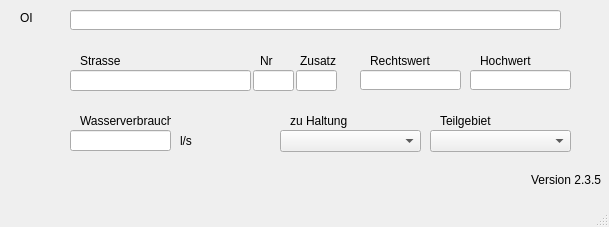
<?xml version="1.0" encoding="UTF-8"?>
<ui version="4.0">
 <class>MainWindow</class>
 <widget class="QMainWindow" name="MainWindow">
  <property name="enabled">
   <bool>true</bool>
  </property>
  <property name="geometry">
   <rect>
    <x>0</x>
    <y>0</y>
    <width>609</width>
    <height>227</height>
   </rect>
  </property>
  <property name="windowTitle">
   <string>MainWindow</string>
  </property>
  <widget class="QWidget" name="centralwidget">
   <widget class="QLabel" name="label_20">
    <property name="geometry">
     <rect>
      <x>290</x>
      <y>110</y>
      <width>81</width>
      <height>21</height>
     </rect>
    </property>
    <property name="text">
     <string>zu Haltung</string>
    </property>
   </widget>
   <widget class="QLabel" name="label">
    <property name="geometry">
     <rect>
      <x>20</x>
      <y>10</y>
      <width>61</width>
      <height>16</height>
     </rect>
    </property>
    <property name="text">
     <string>OI</string>
    </property>
   </widget>
   <widget class="QLabel" name="label_5">
    <property name="geometry">
     <rect>
      <x>80</x>
      <y>110</y>
      <width>91</width>
      <height>21</height>
     </rect>
    </property>
    <property name="text">
     <string>Wasserverbrauch</string>
    </property>
   </widget>
   <widget class="QLabel" name="label_22">
    <property name="geometry">
     <rect>
      <x>440</x>
      <y>110</y>
      <width>71</width>
      <height>21</height>
     </rect>
    </property>
    <property name="text">
     <string>Teilgebiet</string>
    </property>
   </widget>
   <widget class="QLineEdit" name="OI">
    <property name="geometry">
     <rect>
      <x>70</x>
      <y>10</y>
      <width>491</width>
      <height>20</height>
     </rect>
    </property>
   </widget>
   <widget class="QLineEdit" name="wasserverbrauch">
    <property name="geometry">
     <rect>
      <x>70</x>
      <y>130</y>
      <width>101</width>
      <height>21</height>
     </rect>
    </property>
   </widget>
   <widget class="QComboBox" name="haltnam">
    <property name="geometry">
     <rect>
      <x>280</x>
      <y>130</y>
      <width>141</width>
      <height>22</height>
     </rect>
    </property>
   </widget>
   <widget class="QComboBox" name="teilgebiet">
    <property name="geometry">
     <rect>
      <x>430</x>
      <y>130</y>
      <width>141</width>
      <height>22</height>
     </rect>
    </property>
   </widget>
   <widget class="QLabel" name="label_3">
    <property name="geometry">
     <rect>
      <x>370</x>
      <y>50</y>
      <width>61</width>
      <height>21</height>
     </rect>
    </property>
    <property name="font">
     <font>
      <weight>50</weight>
      <bold>false</bold>
     </font>
    </property>
    <property name="text">
     <string>Rechtswert</string>
    </property>
   </widget>
   <widget class="QLineEdit" name="Rechtswert">
    <property name="geometry">
     <rect>
      <x>360</x>
      <y>70</y>
      <width>101</width>
      <height>20</height>
     </rect>
    </property>
   </widget>
   <widget class="QLabel" name="label_6">
    <property name="geometry">
     <rect>
      <x>180</x>
      <y>130</y>
      <width>31</width>
      <height>21</height>
     </rect>
    </property>
    <property name="text">
     <string>l/s</string>
    </property>
   </widget>
   <widget class="QLabel" name="label_4">
    <property name="geometry">
     <rect>
      <x>480</x>
      <y>50</y>
      <width>51</width>
      <height>21</height>
     </rect>
    </property>
    <property name="font">
     <font>
      <weight>50</weight>
      <bold>false</bold>
     </font>
    </property>
    <property name="text">
     <string>Hochwert</string>
    </property>
   </widget>
   <widget class="QLineEdit" name="Hochwert">
    <property name="geometry">
     <rect>
      <x>470</x>
      <y>70</y>
      <width>101</width>
      <height>20</height>
     </rect>
    </property>
   </widget>
   <widget class="QLabel" name="label_7">
    <property name="geometry">
     <rect>
      <x>80</x>
      <y>50</y>
      <width>51</width>
      <height>21</height>
     </rect>
    </property>
    <property name="text">
     <string>Strasse</string>
    </property>
   </widget>
   <widget class="QLineEdit" name="Strassenname">
    <property name="geometry">
     <rect>
      <x>70</x>
      <y>70</y>
      <width>181</width>
      <height>21</height>
     </rect>
    </property>
   </widget>
   <widget class="QLineEdit" name="Hausnummer">
    <property name="geometry">
     <rect>
      <x>253</x>
      <y>70</y>
      <width>41</width>
      <height>21</height>
     </rect>
    </property>
   </widget>
   <widget class="QLineEdit" name="Zusatz">
    <property name="geometry">
     <rect>
      <x>296</x>
      <y>70</y>
      <width>41</width>
      <height>21</height>
     </rect>
    </property>
   </widget>
   <widget class="QLabel" name="label_8">
    <property name="geometry">
     <rect>
      <x>260</x>
      <y>50</y>
      <width>31</width>
      <height>21</height>
     </rect>
    </property>
    <property name="text">
     <string>Nr</string>
    </property>
   </widget>
   <widget class="QLabel" name="label_9">
    <property name="geometry">
     <rect>
      <x>300</x>
      <y>50</y>
      <width>41</width>
      <height>21</height>
     </rect>
    </property>
    <property name="text">
     <string>Zusatz</string>
    </property>
   </widget>
   <widget class="QLabel" name="lb_version">
    <property name="geometry">
     <rect>
      <x>530</x>
      <y>170</y>
      <width>71</width>
      <height>20</height>
     </rect>
    </property>
    <property name="toolTip">
     <string>Version QKan Import</string>
    </property>
    <property name="text">
     <string>Version 2.3.5</string>
    </property>
    <property name="alignment">
     <set>Qt::AlignRight|Qt::AlignTrailing|Qt::AlignVCenter</set>
    </property>
   </widget>
  </widget>
  <widget class="QMenuBar" name="menubar">
   <property name="geometry">
    <rect>
     <x>0</x>
     <y>0</y>
     <width>609</width>
     <height>21</height>
    </rect>
   </property>
  </widget>
  <widget class="QStatusBar" name="statusbar"/>
 </widget>
 <tabstops>
  <tabstop>OI</tabstop>
  <tabstop>wasserverbrauch</tabstop>
  <tabstop>teilgebiet</tabstop>
  <tabstop>Rechtswert</tabstop>
  <tabstop>haltnam</tabstop>
 </tabstops>
 <resources/>
 <connections/>
</ui>
